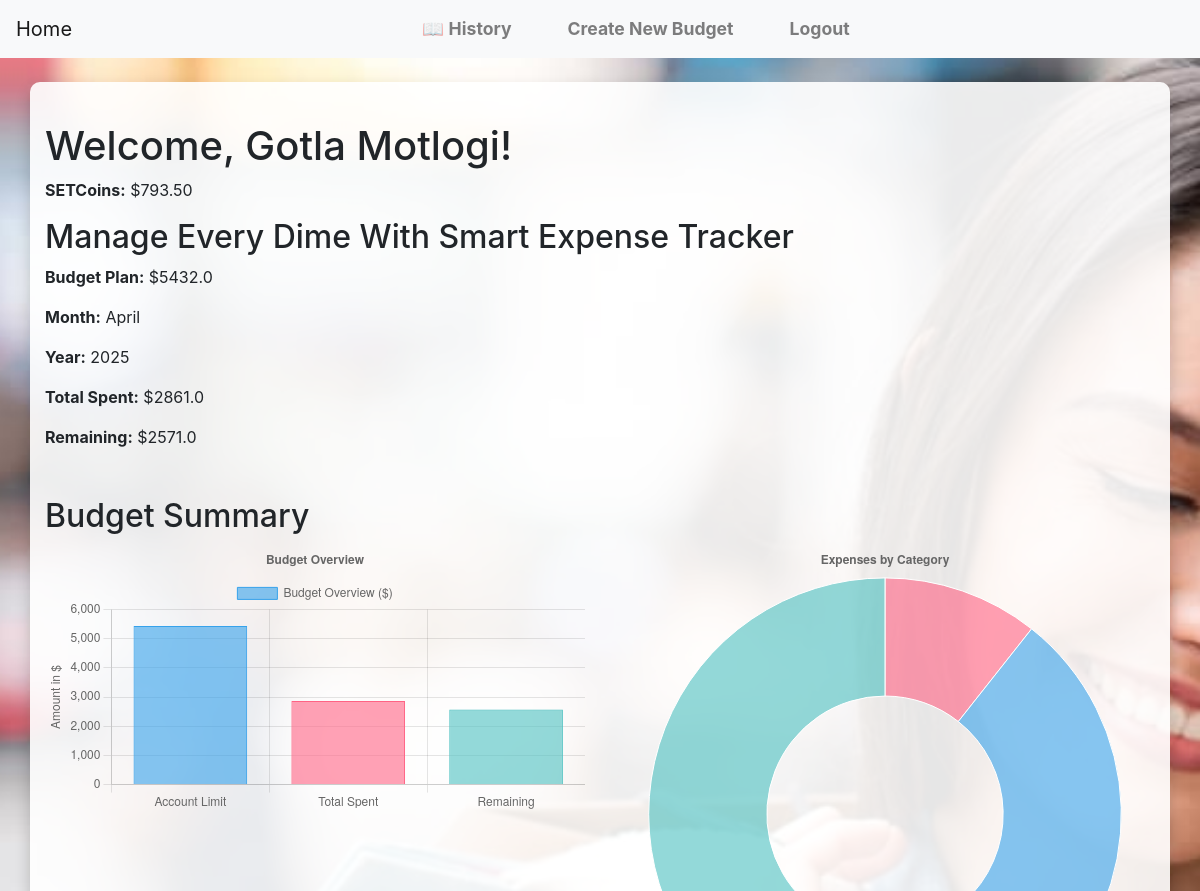
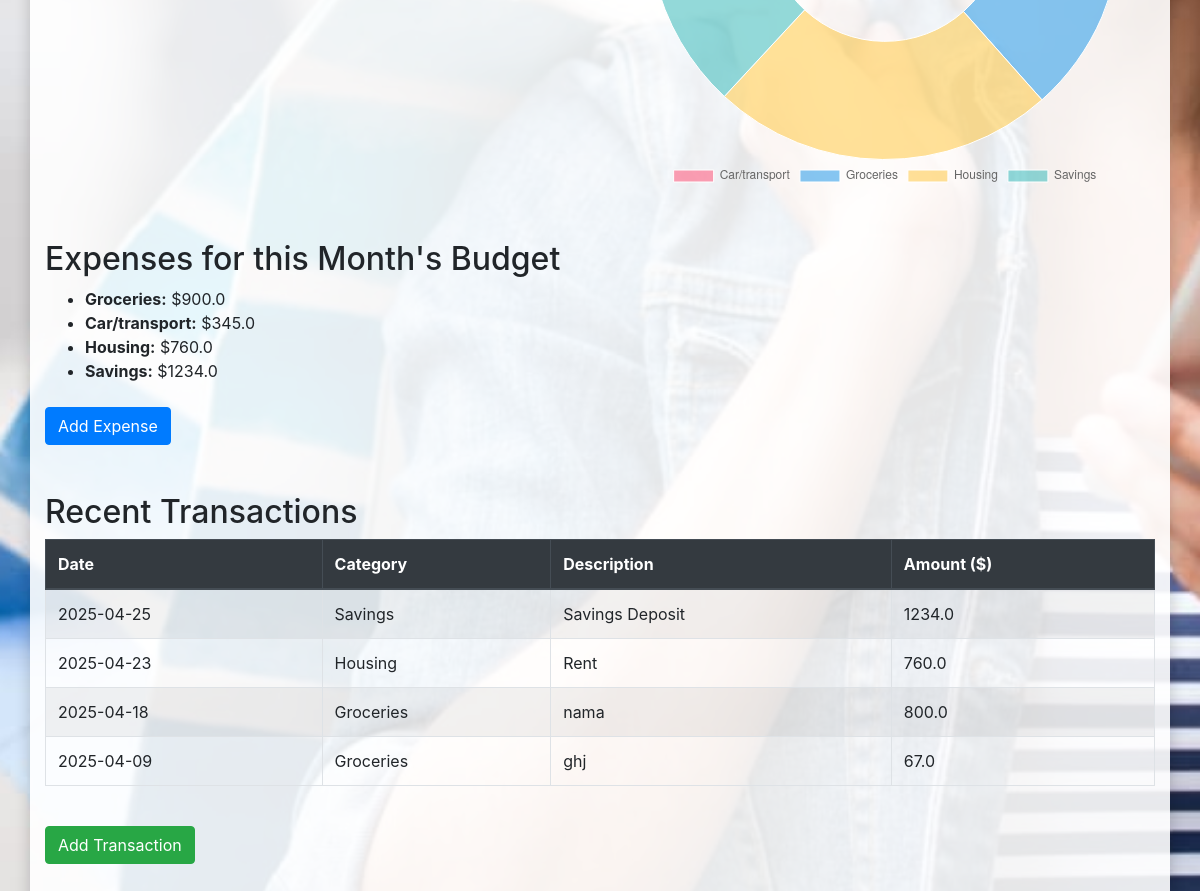
The app's page /dashboard (signed in) with its own data (2 pictures, top to bottom).
### tables this page shows
CREATE TABLE "User" (
    "UserID" INTEGER PRIMARY KEY AUTOINCREMENT,
    "FirstName" TEXT NOT NULL,
    "LastName" TEXT NOT NULL,
    "AccountType" TEXT NOT NULL,
    "Username" TEXT NOT NULL UNIQUE,
    "Email" TEXT NOT NULL UNIQUE,
    "Password" TEXT NOT NULL,
    "TellerAccessToken" TEXT
);

CREATE TABLE "Budget" (
	"BudgetID"	INTEGER DEFAULT 100,
	"AccountLimit"	REAL NOT NULL,
	"Month"	TEXT NOT NULL,
	"Year"	INTEGER NOT NULL,
	"UserID"	INTEGER,
	"Income"	DECIMAL(10, 2) NOT NULL DEFAULT 0.00,
	"TotalTransactions"	INTEGER,
	PRIMARY KEY("BudgetID" AUTOINCREMENT)
);

CREATE TABLE "Expense" (
	"ExpenseID"	INTEGER,
	"Amount"	REAL NOT NULL,
	"Category"	TEXT NOT NULL,
	"BudgetID"	INTEGER,
	"TotalExpenses"	REAL,
	PRIMARY KEY("ExpenseID" AUTOINCREMENT),
	FOREIGN KEY("BudgetID") REFERENCES "Budget"
);

CREATE TABLE "Transaction" (
	"TransactionID"	INTEGER UNIQUE,
	"Amount"	REAL NOT NULL,
	"Date"	DATE NOT NULL,
	"Category"	TEXT,
	"Description"	TEXT,
	"BudgetID"	INTEGER,
	"TotalTransactions"	INTEGER,
	PRIMARY KEY("TransactionID")
);

### app.py (the view, shortened to what this page needs)
@app.route('/dashboard')
@login_required
def dashboard():
    db = get_db()
    cursor = db.cursor()
    cursor.execute("""
        SELECT BudgetID, AccountLimit, Month, Year
        FROM Budget WHERE UserID = ?
        ORDER BY Year DESC, Month DESC LIMIT 1
    """, (current_user.id,))  # ✅ use current_user.id
    latest_budget = cursor.fetchone()
    expenses = []
    categories = []
    transactions = []
    reward_total = 0
    category_totals = []
    if latest_budget:
        month = latest_budget['Month']
        month_name = calendar.month_name[int(month)] if month else "N/A"
        latest_budget = dict(latest_budget)
        latest_budget['MonthName'] = month_name
        cursor.execute("""
            SELECT Amount, Date, Category, Description
            FROM "Transaction"
            WHERE BudgetID = ?
            ORDER BY Date DESC
        """, (latest_budget['BudgetID'],))
        transactions = cursor.fetchall()
        total_transactions = sum([row['Amount'] for row in transactions])
        latest_budget['TotalTransactions'] = total_transactions
        current_date = datetime.today()
        budget_year = int(latest_budget['Year'])
        budget_month = int(latest_budget['Month'])
        cursor.execute("""
            SELECT Amount, Category FROM Expense WHERE BudgetID = ?
        """, (latest_budget['BudgetID'],))
        expenses = cursor.fetchall()
        cursor.execute("""
            SELECT DISTINCT Category FROM Expense WHERE BudgetID = ?
        """, (latest_budget['BudgetID'],))
        categories = [row['Category'].capitalize() for row in cursor.fetchall()]
        cursor.execute("""
            SELECT Category, SUM(Amount) AS TotalAmount
            FROM Expense
            WHERE BudgetID = ?
            GROUP BY Category
        """, (latest_budget['BudgetID'],))
        category_totals = cursor.fetchall()
    cursor.execute("""
        SELECT COALESCE(SUM(Amount), 0) AS total FROM Rewards
        WHERE UserID = ?
    """, (current_user.id,))
    reward_row = cursor.fetchone()
    reward_total = reward_row['total'] if reward_row else 0
    return render_template('dashboard.html',
                           first_name=current_user.first_name.capitalize(),
                           last_name=current_user.last_name.capitalize(),
                           latest_budget=latest_budget,
                           expenses=expenses,
                           categories=categories,
                           transactions=transactions,
                           reward_total=reward_total,
                           category_totals=category_totals)

### app.py (called while the page is built)
@login_manager.user_loader
def load_user(user_id):
    db = get_db()
    cursor = db.cursor()
    cursor.execute("SELECT * FROM User WHERE UserID = ?", (user_id,))
    user_row = cursor.fetchone()
    if user_row:
        return User(user_row)
    return None

def get_db():
    if not hasattr(g, 'sqlite_db'):
        db = sqlite3.connect(DATABASE)
        db.row_factory = sqlite3.Row
        g.sqlite_db = db
    return g.sqlite_db

### templates/dashboard.html (shortened to what this page needs)
<!DOCTYPE html>
<html lang="en">
<head>
    <link rel="stylesheet" href="{{ url_for('static', filename='styles.css') }}">
    <link href="https://maxcdn.bootstrapcdn.com/bootstrap/4.5.2/css/bootstrap.min.css" rel="stylesheet">
</head>
<body>
   <nav class="navbar navbar-expand-lg navbar-light bg-light">
    <a class="navbar-brand" href="{{ url_for('home') }}">Home</a>
    <div class="collapse navbar-collapse" id="navbarNav">
        <ul class="navbar-nav mx-auto">
            <li class="nav-item"><a class="nav-link" href="{{ url_for('history') }}">📖 History</a></li>
            <li class="nav-item"><a class="nav-link" href="{{ url_for('create_budget') }}">Create New Budget</a></li>
            <li class="nav-item"><a class="nav-link" href="{{ url_for('logout') }}">Logout</a></li>
        </ul>
    </div>
</nav>
    <div class="container mt-4">
        <h1>Welcome, {{ first_name }} {{ last_name }}!</h1>
        <p><strong>SETCoins:</strong> ${{ "{:,.2f}".format(reward_total) }}</p>
        <section>
            <h2>Manage Every Dime With Smart Expense Tracker</h2>
            {% if latest_budget %}
                <p><strong>Budget Plan:</strong> ${{ latest_budget['AccountLimit'] }}</p>
                <p><strong>Month:</strong> {{ latest_budget['MonthName'] }}</p>
                <p><strong>Year:</strong> {{ latest_budget['Year'] }}</p>
                <p><strong>Total Spent:</strong> ${{ latest_budget['TotalTransactions'] }}</p>
                <p><strong>Remaining:</strong> ${{ latest_budget['AccountLimit'] - latest_budget['TotalTransactions'] }}</p>
            {% else %}
                <p>No budget information found. Please <a href="{{ url_for('create_budget') }}">create a new budget</a>.</p>
            {% endif %}
        </section>
        <section class="mt-5">
            <h2>Budget Summary</h2>
            <div class="row">
                <div class="col-md-6">
                    <canvas id="budgetChart" width="400" height="200"></canvas>
                </div>
                <div class="col-md-6">
                    <canvas id="categoryChart" width="400" height="200"></canvas>
                </div>
            </div>
        </section>
        <section class="mt-5">
            <h2>Expenses for this Month's Budget</h2>
            {% if expenses %}
                <ul>
                    {% for expense in expenses %}
                        <li><strong>{{ expense['Category'] }}:</strong> ${{ expense['Amount'] }}</li>
                    {% endfor %}
                </ul>
            {% else %}
                <p>No expenses found for this budget. Please add some expenses.</p>
            {% endif %}
        </section>
        <section class="mt-4">
            <button type="button" class="btn btn-primary" data-toggle="modal" data-target="#addExpenseModal">Add Expense</button>
        </section>
        <section class="mt-5">
            <h2>Recent Transactions</h2>
            {% if transactions %}
                <div class="table-responsive">
                    <table class="table table-striped table-bordered">
                        <thead class="thead-dark">
                            <tr>
                                <th>Date</th>
                                <th>Category</th>
                                <th>Description</th>
                                <th>Amount ($)</th>
                            </tr>
                        </thead>
                        <tbody>
                            {% for txn in transactions %}
                                <tr>
                                    <td>{{ txn['Date'] }}</td>
                                    <td>{{ txn['Category'] }}</td>
                                    <td>{{ txn['Description'] }}</td>
                                    <td>{{ txn['Amount'] }}</td>
                                </tr>
                            {% endfor %}
                        </tbody>
                    </table>
                </div>
            {% else %}
                <p>No transactions found for this budget.</p>
            {% endif %}
        </section>
        <section class="mt-4">
            <button type="button" class="btn btn-success" data-toggle="modal" data-target="#addTransactionModal">Add Transaction</button>
        </section>
    </div>
    <script>
        {% if latest_budget %}
        const ctx = document.getElementById('budgetChart').getContext('2d');
        const budgetChart = new Chart(ctx, {
            type: 'bar',
            data: {
                labels: ['Account Limit', 'Total Spent', 'Remaining'],
                datasets: [{
                    label: 'Budget Overview ($)',
                    data: [
                        {{ latest_budget['AccountLimit'] | float | tojson }},
                        {{ latest_budget['TotalTransactions'] | float | tojson }},
                        {{ (latest_budget['AccountLimit'] - latest_budget['TotalTransactions']) | float | tojson }}
                    ],
                    backgroundColor: [
                        'rgba(54, 162, 235, 0.6)',
                        'rgba(255, 99, 132, 0.6)',
                        'rgba(75, 192, 192, 0.6)'
                    ],
                    borderColor: [
                        'rgba(54, 162, 235, 1)',
                        'rgba(255, 99, 132, 1)',
                        'rgba(75, 192, 192, 1)'
                    ],
                    borderWidth: 1
                }]
            },
            options: {
                responsive: true,
                plugins: {
                    legend: { position: 'top' },
                    title: { display: true, text: 'Budget Overview' }
                },
                scales: {
                    y: {
                        beginAtZero: true,
                        title: { display: true, text: 'Amount in $' }
                    }
                }
            }
        });
        {% endif %}
    </script>
    <script>
        {% if category_totals %}
        const ctx2 = document.getElementById('categoryChart').getContext('2d');
        const categoryChart = new Chart(ctx2, {
            type: 'doughnut',
            data: {
                labels: [{% for expense in category_totals %}'{{ expense["Category"] }}'{% if not loop.last %}, {% endif %}{% endfor %}],
                datasets: [{
                    label: 'Expenses by Category',
                    data: [{% for expense in category_totals %}{{ expense["TotalAmount"] }}{% if not loop.last %}, {% endif %}{% endfor %}],
                    backgroundColor: [
                        'rgba(255, 99, 132, 0.6)',
                        'rgba(54, 162, 235, 0.6)',
                        'rgba(255, 206, 86, 0.6)',
                        'rgba(75, 192, 192, 0.6)',
                        'rgba(153, 102, 255, 0.6)',
                        'rgba(255, 159, 64, 0.6)',
                        'rgba(199, 199, 199, 0.6)'
                    ],
                    borderColor: '#fff',
                    borderWidth: 1
                }]
            },
            options: {
                responsive: true,
                plugins: {
                    legend: { position: 'bottom' },
                    title: { display: true, text: 'Expenses by Category' }
                }
            }
        });
        {% endif %}
    </script>
</body>
</html>

### static/styles.css (style rules this page uses)
body { font-family: 'Poppins', Arial, sans-serif; font-weight: bold; background: url('/static/images/background.jpeg') no-repeat center center fixed; background-size: cover; color: #333; line-height: 1.6; margin: 0; height: 100%; }
nav { background-color: rgba(46, 125, 50, 0.9); padding: 15px 0; position: fixed; top: 0; width: 100%; z-index: 1000; }
nav ul { list-style: none; display: flex; margin: 0; padding: 0; justify-content: center; }
nav ul li { margin: 0 20px; }
nav ul li a { text-decoration: none; color: white; font-weight: bold; font-size: 1.1rem; padding: 8px 15px; border-radius: 5px; transition: background-color 0.3s; }
.container { max-width: 500px; margin: 100px auto; background-color: rgba(255, 255, 255, 0.9); padding: 40px; border-radius: 10px; box-shadow: 0 8px 16px rgba(0, 0, 0, 0.2); }

### records on screen
User: FirstName "Gotla", LastName "Motlogi"
Budget: AccountLimit "5432.0", Year "2025", AccountLimit "2571.0"
Expense: Category "Groceries", Amount "900.0"
Expense: Category "Car/transport", Amount "345.0"
Expense: Category "Housing", Amount "760.0"
Expense: Category "Savings", Amount "1234.0"
Transaction: Date "2025-04-25", Category "Savings", Description "Savings Deposit", Amount "1234.0"
Transaction: Date "2025-04-23", Category "Housing", Description "Rent", Amount "760.0"
Transaction: Date "2025-04-18", Category "Groceries", Description "nama", Amount "800.0"
Transaction: Date "2025-04-09", Category "Groceries", Description "ghj", Amount "67.0"

### other values on screen
{{ "{:,.2f}".format(reward_total) }} "793.50"
{{ latest_budget['MonthName'] }} "April"
{{ latest_budget['TotalTransactions'] }} "2861.0"
chart data {{ latest_budget['AccountLimit'] | float | tojson }} 5432.0
chart data {{ latest_budget['TotalTransactions'] | float | tojson }} 2861.0
chart data {{ expense["Category"] }} Car/transport, Groceries, Housing, Savings
